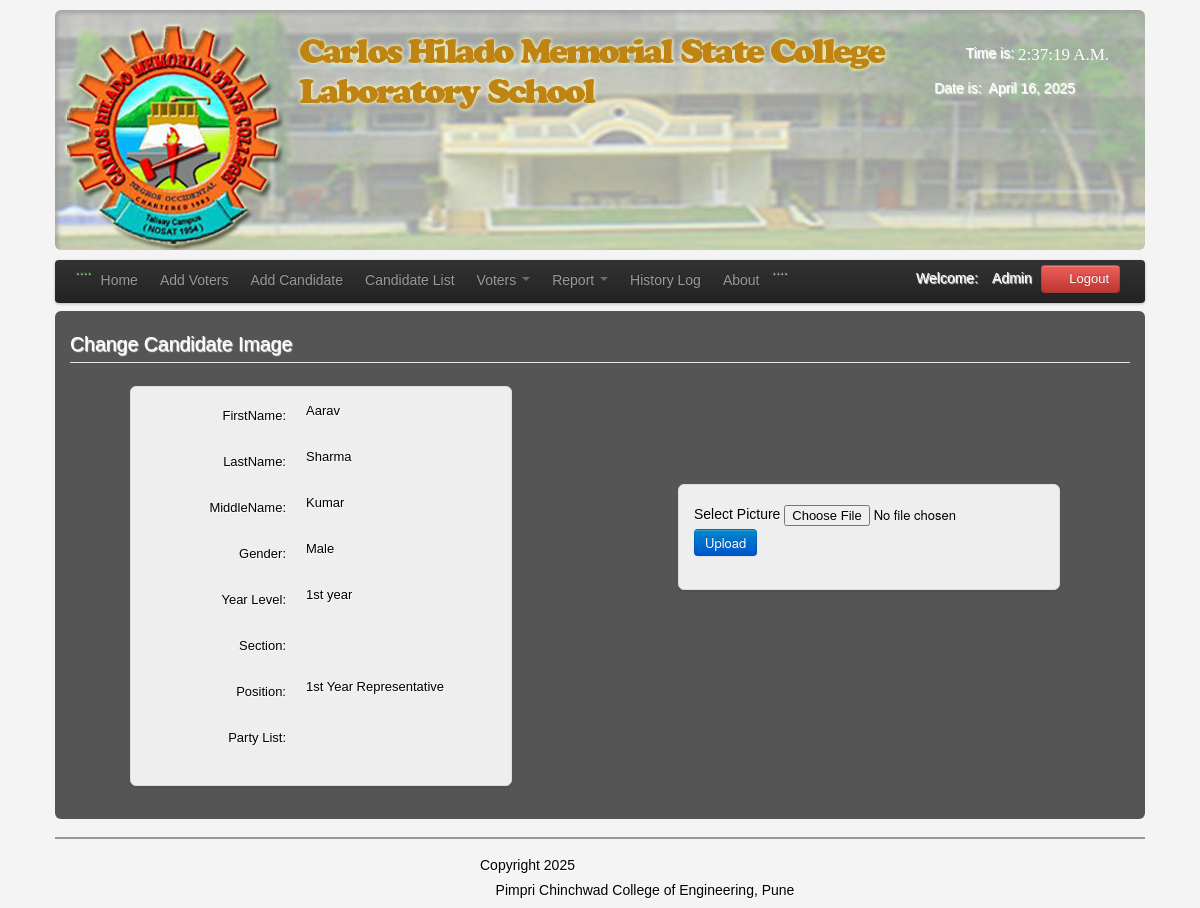
/admin/editpic.php?id=101 (signed in), run on the app's committed database.
### tables this page shows
CREATE TABLE `users` (
  `User_id` int(11) NOT NULL,
  `FirstName` varchar(100) NOT NULL,
  `LastName` varchar(100) NOT NULL,
  `UserName` varchar(100) NOT NULL,
  `Password` varchar(100) NOT NULL,
  `User_Type` varchar(50) NOT NULL
);

CREATE TABLE `candidate` (
  `CandidateID` int(11) NOT NULL,
  `abc` varchar(1) NOT NULL,
  `Position` varchar(200) NOT NULL,
  `Party` varchar(100) NOT NULL,
  `FirstName` varchar(200) NOT NULL,
  `LastName` varchar(200) NOT NULL,
  `MiddleName` varchar(100) NOT NULL,
  `Gender` varchar(6) NOT NULL,
  `Year` varchar(100) NOT NULL,
  `Photo` varchar(200) NOT NULL
);

### admin/session.php (called while the page is built, shortened)
<?php
$id_session=$_SESSION['id'];
?>

### admin/editpic.php (the view, shortened to what this page needs)
<?php
include('session.php');
include('header.php');
include('dbcon.php');
$id_get=$_GET['id'];
?>
 <link rel="stylesheet" type="text/css" href="css/bootstrap.css" />
<link rel="stylesheet" type="text/css" href="css/Home.css" />
</head>
<body>
<div class="wrapper">
	<div class="hero-head">
	<?php include('head.php'); ?>
	</div>
	<?php include('navbar.php') ;?>
	<div id="element" class="hero-body">
<?php
$result=mysqli_query($conn,"select * from candidate where CandidateID='$id_get'");
$candidate_row=mysqli_fetch_array($result);
?>
	<form  class="form-horizontal" enctype="multipart/form-data">
    <fieldset>
    <legend><font color="white">Change Candidate Image</font></legend>
	<ul class="thumbnails_new_voter">
    <li class="span3">
    <div class="thumbnail_new_voter1">
	<div class="control-group">
    <label class="control-label" for="input01">FirstName:</label>
    <div class="controls">
   <label><?php echo $candidate_row['FirstName']; ?> </label>
    </div>
    </div>
	<div class="control-group">
    <label class="control-label" for="input01">LastName:</label>
    <div class="controls">
      <label><?php echo $candidate_row['LastName']; ?> </label>
    </div>
    </div>
	<div class="control-group">
    <label class="control-label" for="input01">MiddleName:</label>
    <div class="controls">
      <label><?php echo $candidate_row['MiddleName']; ?> </label>
    </div>
    </div>
	<div class="control-group">
    <label class="control-label" for="input01">Gender:</label>
    <div class="controls">
     <label><?php echo $candidate_row['Gender']; ?> </label>
    </div>
    </div>
	<div class="control-group">
    <label class="control-label" for="input01">Year Level:</label>
    <div class="controls">
    <label><?php echo $candidate_row['Year']; ?> </label>
    </div>
    </div>
	<div class="control-group">
    <label class="control-label" for="input01">Section:</label>
    </div>
	<div class="control-group">
    <label class="control-label" for="input01">Position:</label>
    <div class="controls">
    <label><?php echo $candidate_row['Position']; ?> </label>
    </div>
    </div>
<div class="control-group">
    <label class="control-label" for="input01">Party List:</label>
    </div>
    </fieldset>
    </form>
	<div class="thumbnail_picture">
	<div class="thumbnail_new_voter1">
	<form  method="post" enctype="multipart/form-data">
  Select Picture
 <input type="file" name="image" class="font" >
    <input type="submit" value="Upload" class="btn btn-primary">
</form>
</div>
</div>
	</div>
	<?php include('footer.php')?>
</div>
</body>
</html>

### admin/navbar.php (shortened to what this page needs)
<div class="navbar">
<div class="navbar-inner">
<div class="container">
<ul class="nav nav-pills">
  <li>....</li>
  <li><a href="home.php">Home</a></li>
  <li><a  href="new_voter.php">Add Voters</a></li>
  <li><a  href="new_candidate.php">Add Candidate</a></li>
  <li><a  href="candidate_list.php">Candidate List</a></li>
	    <li class="dropdown" id="voter">
    <a class="dropdown-toggle" data-toggle="dropdown" href="#voter">
      Voters
      <b class="caret"></b>
    </a>
      </li>
	     <li class="dropdown" id="report">
    <a class="dropdown-toggle" data-toggle="dropdown" href="#report">
      Report
      <b class="caret"></b>
    </a>
      </li>
	    <li><a  href="History.php">History Log</a>
	   <li><a data-toggle="modal" href="#about">About</a></li>
	   <li>....</li>
 </ul>
<form class="navbar-form pull-right">
	<?php $result=mysqli_query($conn,"select * from users where User_id='$id_session'");
$row=mysqli_fetch_array($result);
?>
<font color="white">Welcome:<i class="icon-user  icon-white"></i><?php echo $row['User_Type']; ?></font>
<a class="btn btn-danger" id="logout" data-toggle="modal" href="#myModal"><i class="icon-off"></i>&nbsp;Logout</a>
</form>
</div>
</div>
</div>

### admin/css/Home.css (style rules this page uses)
* { margin:0; padding:0; }
body { font-family:"Trebuchet MS", "Myriad Pro", Arial, sans-serif; font-size:14px; background-color: #fff; background:#f4f4f4 url(../images/bg.gif) repeat top left; text-shadow:1px 1px 1px #fff; background-position: 0 0px; }
.wrapper { width:1090px; margin:10px auto; }

### data on the page
users: User_Type "Admin"
candidate: FirstName "Aarav", LastName "Sharma", MiddleName "Kumar", Gender "Male", Year "1st year", Position "1st Year Representative"
